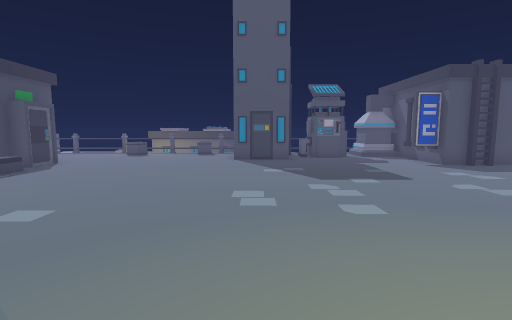
[1] (above)

24 first-person views from a walk through a Unity game level. The camera is 1.3 m above the floor, tilts 6° down and sees 85° across. The floor is counted in squares, 1 m on a side. Each view is taken from the middle of a square. On the plan, view 1 faces up. The plan holds only what a view shows up to about 13 squares ahead; the rest is blank. The place goes on beyond the plan. The player character is not drawn. Some animated figures are not drawn.

[2]
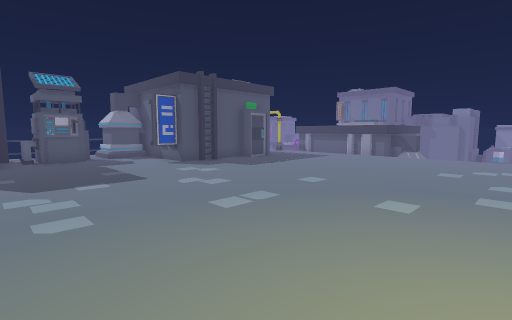

[3]
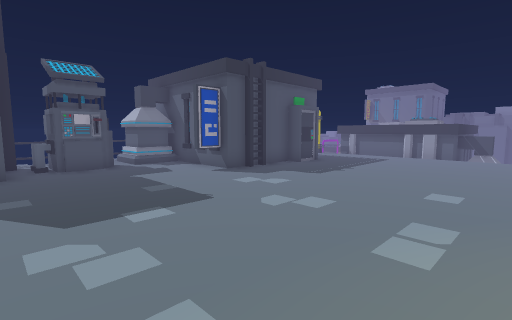

[4]
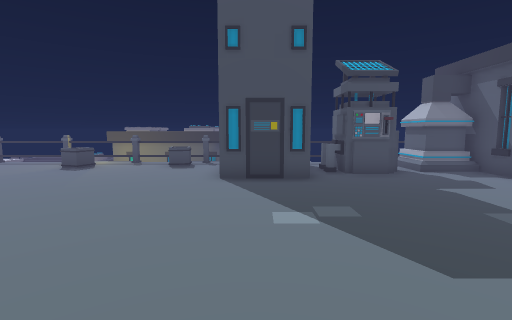

[5]
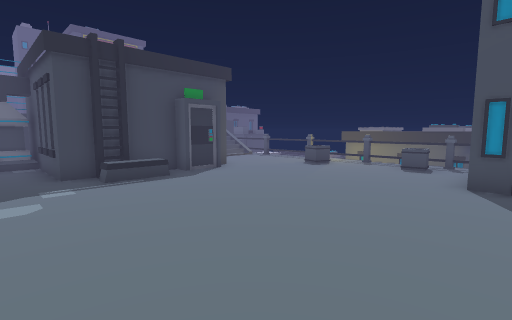

[6]
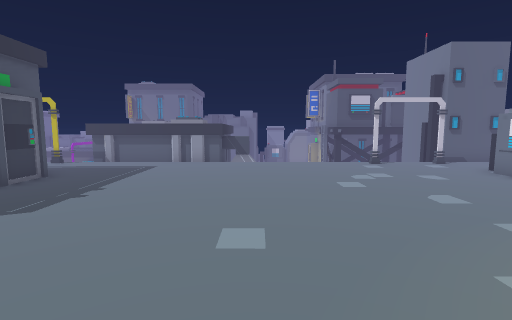

[7]
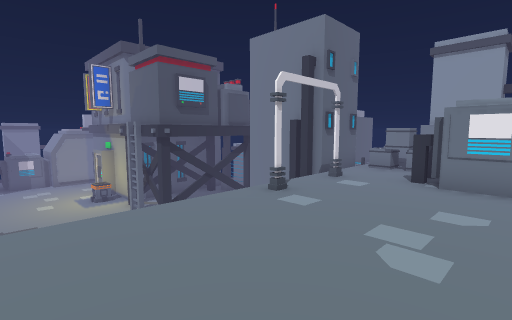

[8]
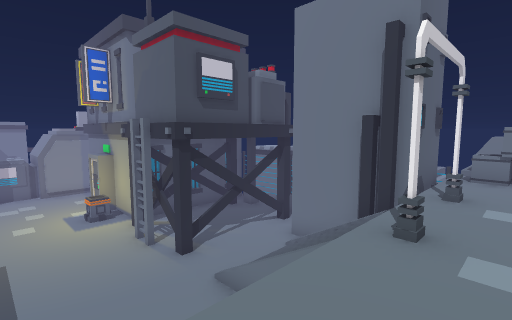

[9]
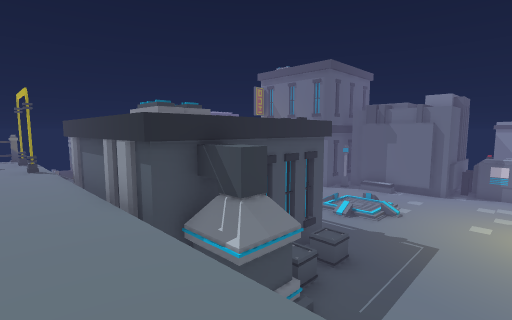

[10]
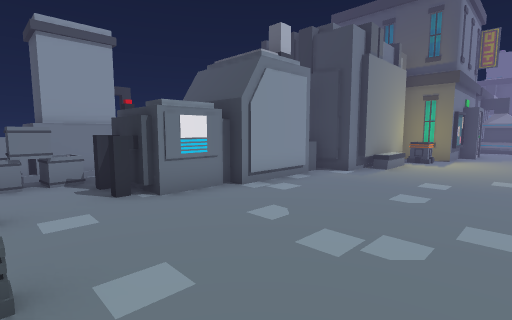

[11]
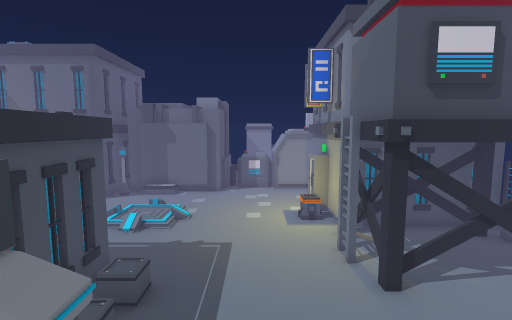

[12]
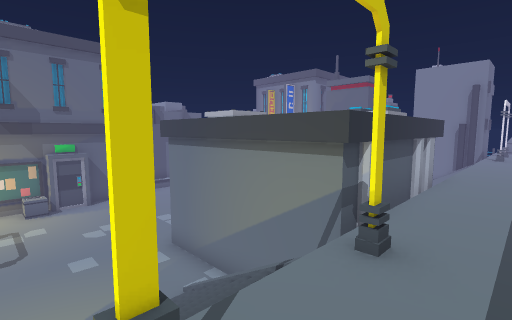

[13]
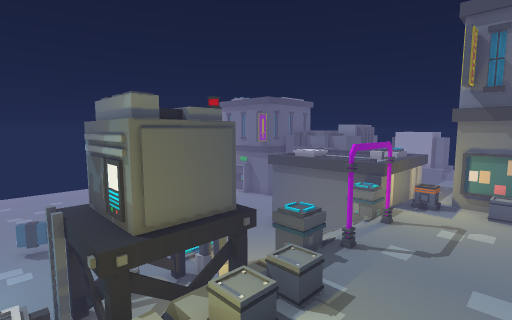

[14]
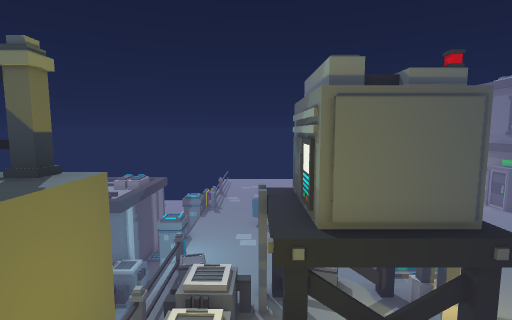

[15]
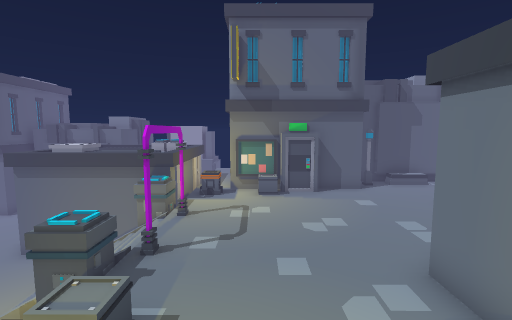

[16]
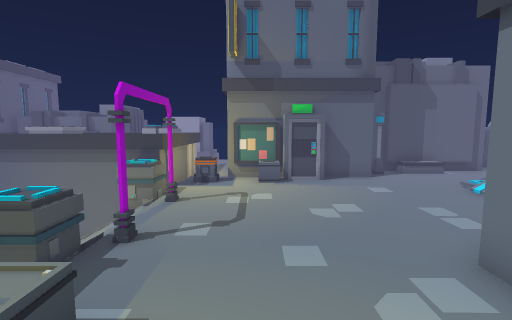

[17]
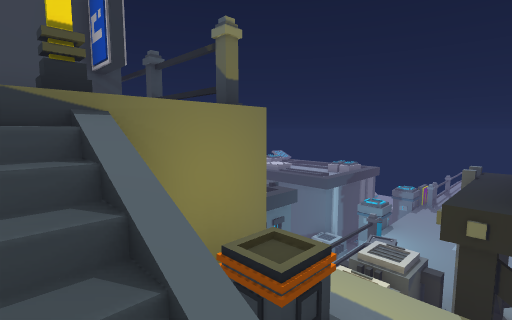

[18]
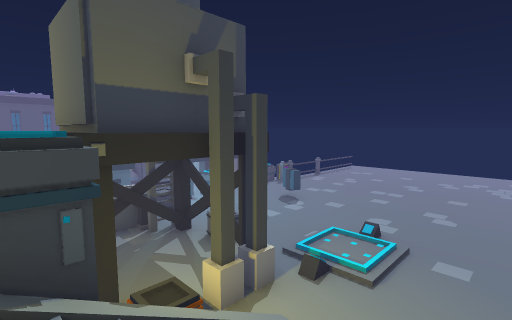

[19]
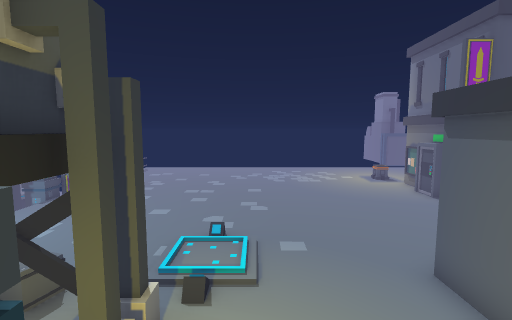

[20]
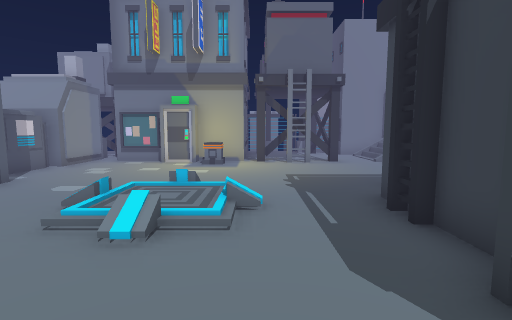

[21]
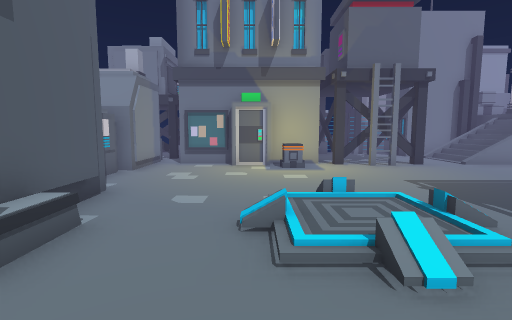

[22]
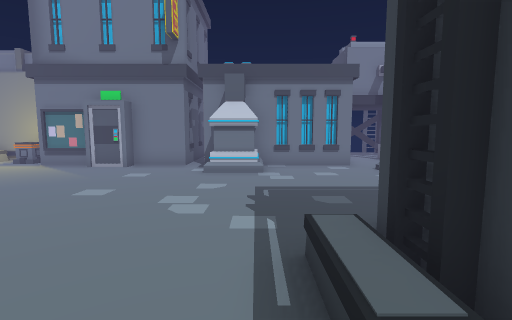

[23]
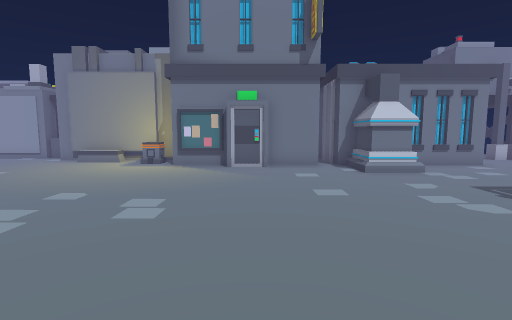

[24]
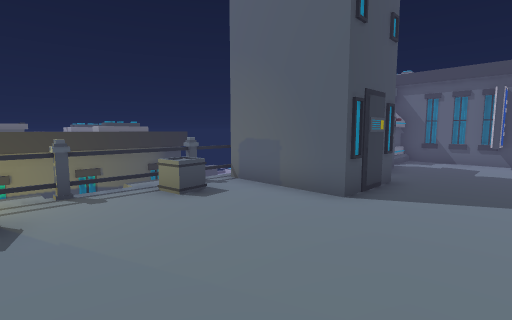

### Floor plan
Key: @ floor where view 1 was taken; # wall or solid block; . main floor; - floor 1.75 m lower than the main floor; _ floor 2 m lower than the main floor; < floor 3.75 m lower than the main floor; ( floor 4 m lower than the main floor; / step, stairs or slope; = window, fence, low wall or low ledge; v drop or lower ground; B building; G generator; C crate; M machine; L lamp; O other object.
Columns run from 9 left of view 1 to 32 right of it. Each row starts with its distance up from view 1.
 28                        v((((((((((((((((
 27                    ##B v((OO((((((((((((
 26                     #BOO(((((((((((((((
 25                     BBOO(((((((((((((((
 24                      vvv((((((/ /((((((
 23      BB              v OO(((((/ /((((BB
 22      BB             ## #C(((C((<((((#
 21                      B #MMMMCMM(((((#
 20                        #MMMM((M(((/ #
 19    BBBBB                MMMM((OO/   #
 18   BBBBBBB                 MMMMOO/// #
 17   v.vv..                (__   OO///O#####
 16 .O==O.CO#  #=        #O OOOCCC____#__O___
 15 ..CC..C.#  #GG.BB    # .#__ __________#
 14 ........#  .GG.B#    #  .///_________C#
 13 ........##B..G..#      ..///_________C#
 12 #...............#      ..#///________B#
 11 #B..............##### ...######_______#
 10 #B...............B..BB...#      ______#
  9 #........................#     B_______L
  8 #O.......................##   #____/___#
  7 #........................##   #B__--/__#
  6 .........................######__/  /__#
  5 ........................._BBCC____///__##
  4 ........................._BB____________#
  3 ........................._ ______________O
  2 ........................._  _____________O
  1 ..BB....................._ _____________OO
  0 ..BB...BB@..............._ ________O____#
 -1 ###########O............#////_OOOO##B####
 -2           ######.........///__O__O#     #
 -3                #O###OO..#////_O__O#
 -4                 O   OOO..####_O__O#
 -5                      OO..#  B_O__O#
 -6                       CCC#    O O #

Where each view was taken, in squares from view 1:
view 1: 0 up, 0 right, facing up
view 2: 0 up, 1 right, facing up-right
view 3: 3 up, 1 right, facing up-right
view 4: 5 up, 0 right, facing up
view 5: 5 up, 0 right, facing up-left
view 6: 4 up, 4 right, facing right
view 7: 4 up, 11 right, facing down-right
view 8: 3 up, 14 right, facing down-right
view 9: 1 up, 14 right, facing up-right
view 10: 2 up, 15 right, facing down-left
view 11: 2 up, 15 right, facing right
view 12: 15 up, 14 right, facing down-right
view 13: 13 up, 16 right, facing up-right
view 14: 14 up, 17 right, facing up
view 15: 14 up, 17 right, facing right
view 16: 14 up, 18 right, facing right
view 17: 14 up, 18 right, facing up-left
view 18: 17 up, 25 right, facing up-left
view 19: 17 up, 23 right, facing up
view 20: 11 up, 24 right, facing down
view 21: 10 up, 27 right, facing down
view 22: 10 up, 7 left, facing down
view 23: 10 up, 2 left, facing down
view 24: 10 up, 6 left, facing up-right
